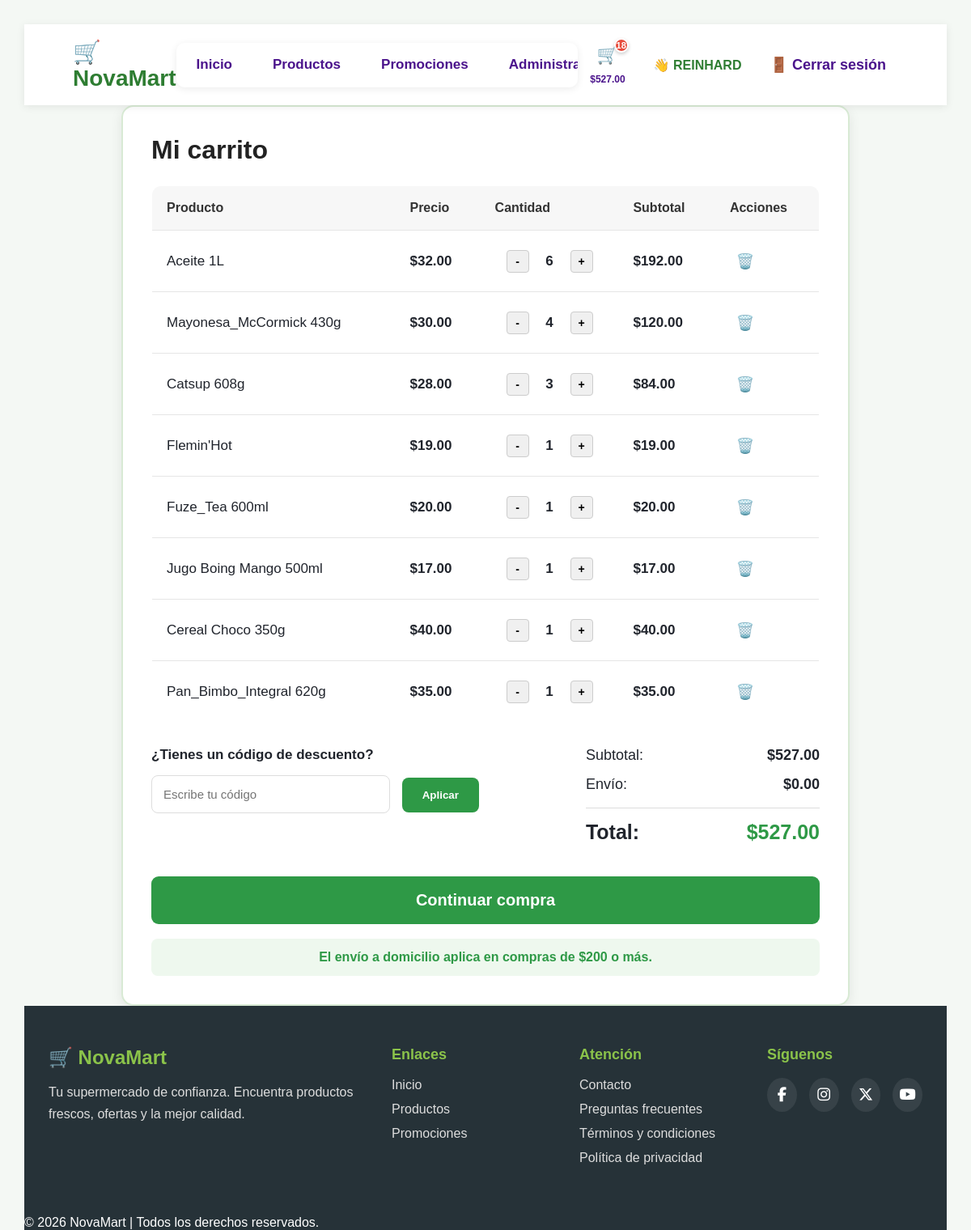
/Pagcarrito/carrito.php (signed in), run on the app's committed database.
### tables this page shows
CREATE TABLE `carrito` (
  `id_carrito` int(11) NOT NULL,
  `id_usuario` int(11) NOT NULL,
  `id_producto` int(11) NOT NULL,
  `cantidad` int(11) NOT NULL DEFAULT 1
);

CREATE TABLE `productos` (
  `id_producto` int(11) NOT NULL,
  `nombre` varchar(100) NOT NULL,
  `descripcion` text DEFAULT NULL,
  `precio` decimal(10,2) NOT NULL,
  `stock` int(11) NOT NULL DEFAULT 0,
  `imagen` varchar(255) DEFAULT NULL,
  `id_categoria` int(11) DEFAULT NULL
);

### Pagcarrito/carrito.php (the view, shortened to what this page needs)
<?php
include "../PagProductos/conexionProducto.php";
$id_usuario = $_SESSION['id_usuario'];
$sql = "SELECT productos.id_producto, productos.nombre, productos.precio, carrito.cantidad
        FROM carrito
        INNER JOIN productos ON carrito.id_producto = productos.id_producto
        WHERE carrito.id_usuario = ?";
$stmt = $conexion->prepare($sql);
$stmt->bind_param("i", $id_usuario);
$stmt->execute();
$resultado = $stmt->get_result();
$subtotal = 0;
$items = [];
while ($fila = $resultado->fetch_assoc()) {
    $fila['subtotal'] = $fila['precio'] * $fila['cantidad'];
    $subtotal += $fila['subtotal'];
    $items[] = $fila;
}
$costo_envio = ($subtotal >= 200 || $subtotal == 0) ? 0 : 50;
$total_final = $subtotal + $costo_envio;
?>
<!DOCTYPE html>
<html lang="es">
<head>
    <link rel="stylesheet" href="../estilos/estiloCarrito.css">
    <link rel="stylesheet" href="../estilos/estiloFooter.css">
    <link rel="stylesheet" href="../estilos/estiloHeader.css">
</head>
<body>
<?php include '../PagHeader/header.php'; ?>
    <main>
        <section class="contenedor-carrito">
            <h1>Mi carrito</h1>
            <table>
                <thead>
                    <tr>
                        <th>Producto</th>
                        <th>Precio</th>
                        <th>Cantidad</th>
                        <th>Subtotal</th>
                        <th>Acciones</th>
                    </tr>
                </thead>
                <tbody>
                    <?php if (count($items) > 0): ?>
                        <?php foreach ($items as $prod): ?>
                            <tr>
                                <td><?php echo htmlspecialchars($prod['nombre']); ?></td>
                                <td>$<?php echo number_format($prod['precio'], 2); ?></td>
                                <td>
                            <form action="actualizar_carrito.php" method="POST" class="form-cantidad">
                                 <button type="submit" name="accion" value="restar" class="btn-cant">-</button>
                                <span class="num-cant"><?php echo $prod['cantidad']; ?></span>
                                <button type="submit" name="accion" value="sumar" class="btn-cant">+</button>
                            </form>
                            </td>
                                <td>$<?php echo number_format($prod['subtotal'], 2); ?></td>
                            <td>
                        <form action="actualizar_carrito.php" method="POST" style="margin: 0;">
                            <button type="submit" name="accion" value="eliminar" class="btn-eliminar" onclick="return confirm('¿Deseas quitar este producto?');">
                                🗑️
                            </button>
                        </form>
                    </td>
                </tr>
                        <?php endforeach; ?>
                    <?php else: ?>
                        <tr>
                            <td colspan="5" style="text-align: center; padding: 20px;">Tu carrito está vacío 🛒</td>
                        </tr>
                    <?php endif; ?>
                </tbody>
            </table>
            <div class="zona-inferior">
                <div class="cupon">
                    <p>¿Tienes un código de descuento?</p>
                    <input type="text" placeholder="Escribe tu código">
                    <button>Aplicar</button>
                </div>
                <div class="resumen">
                    <p>Subtotal: <strong>$<?php echo number_format($subtotal, 2); ?></strong></p>
                    <p>Envío: <strong>$<?php echo number_format($costo_envio, 2); ?></strong></p>
                    <h2>Total: <span>$<?php echo number_format($total_final, 2); ?></span></h2>
                </div>
            </div>
            <button class="btn-comprar" onclick="window.location.href='../Pedido/pagPedido.php'">
                Continuar compra
            </button>
            <div class="aviso">
                El envío a domicilio aplica en compras de $200 o más.
            </div>
        </section>
    </main>
<?php include '../PagHeader/footer.php'; ?>
</body>
</html>

### estilos/estiloCarrito.css (style rules this page uses)
html, body { height:100%; }
body { min-height:100vh; display:flex; flex-direction:column; }
main { flex:1; }
* { margin: 0; padding: 0; box-sizing: border-box; }
body { font-family: Arial, Helvetica, sans-serif; background-color: #f3f8f1; color: #222; padding: 30px; }
.contenedor-carrito { max-width: 900px; margin: auto; background-color: white; padding: 35px; border-radius: 15px; border: 2px solid #d8ead4; box-shadow: 0 4px 15px rgba(0, 0, 0, 0.08); }
.contenedor-carrito h1 { font-size: 32px; margin-bottom: 25px; color: #222; }
table { width: 100%; border-collapse: collapse; border: 1px solid #e5e5e5; border-radius: 12px; overflow: hidden; margin-bottom: 30px; }
th { background-color: #f7f7f7; color: #333; text-align: left; padding: 18px; font-size: 16px; }
td { padding: 20px 18px; border-top: 1px solid #e6e6e6; font-size: 17px; vertical-align: middle; }
td:nth-child(2), td:nth-child(4) { font-weight: bold; }
td button { width: 38px; height: 35px; border: 1px solid #ddd; background-color: white; font-size: 18px; cursor: pointer; border-radius: 6px; }
td span { display: inline-block; width: 35px; text-align: center; font-weight: bold; }
.zona-inferior { display: flex; justify-content: space-between; gap: 30px; margin-top: 25px; margin-bottom: 30px; }
.cupon { width: 55%; }
.cupon p { font-weight: bold; margin-bottom: 15px; font-size: 17px; }
.cupon input { width: 65%; padding: 14px; border: 1px solid #ddd; border-radius: 8px; font-size: 15px; outline: none; }
.cupon button { padding: 14px 25px; margin-left: 10px; border: none; background-color: #2e9946; color: white; font-weight: bold; border-radius: 8px; cursor: pointer; }
.resumen { width: 35%; font-size: 18px; }
.resumen p { display: flex; justify-content: space-between; margin-bottom: 15px; }
.resumen h2 { display: flex; justify-content: space-between; margin-top: 18px; padding-top: 15px; border-top: 1px solid #ddd; font-size: 25px; }
.resumen span { color: #2e9946; }
.btn-comprar { width: 100%; padding: 18px; background-color: #2e9946; color: white; border: none; border-radius: 9px; font-size: 20px; font-weight: bold; cursor: pointer; margin-top: 10px; }
.aviso { margin-top: 18px; background-color: #eef8ee; color: #2e9946; padding: 14px; border-radius: 8px; text-align: center; font-weight: bold; }
.form-cantidad { display: flex; align-items: center; justify-content: center; gap: 8px; margin: 0; }
.btn-cant { background-color: #f0f0f0; border: 1px solid #ccc; border-radius: 4px; width: 28px; height: 28px; font-size: 14px; font-weight: bold; cursor: pointer; display: inline-flex; align-items: center; justify-content: center; }
.btn-eliminar { background: transparent; border: none; font-size: 18px; cursor: pointer; padding: 4px; }

### estilos/estiloHeader.css (style rules this page uses)
body { margin: 0; font-family: Arial, Helvetica, sans-serif; background-color: #f4f8f4; color: #20242c; }

### data on the page
carrito: id_producto.nombre "Aceite 1L", id_producto.precio "32.00", cantidad "6", subtotal "192.00"
carrito: id_producto.nombre "Mayonesa_McCormick 430g", id_producto.precio "30.00", cantidad "4", subtotal "120.00"
carrito: id_producto.nombre "Catsup 608g", id_producto.precio "28.00", cantidad "3", subtotal "84.00"
carrito: id_producto.nombre "Flemin'Hot", id_producto.precio "19.00", cantidad "1", subtotal "19.00"
carrito: id_producto.nombre "Fuze_Tea 600ml", id_producto.precio "20.00", cantidad "1", subtotal "20.00"
carrito: id_producto.nombre "Jugo Boing Mango 500ml", id_producto.precio "17.00", cantidad "1", subtotal "17.00"
carrito: id_producto.nombre "Cereal Choco 350g", id_producto.precio "40.00", cantidad "1", subtotal "40.00"
carrito: id_producto.nombre "Pan_Bimbo_Integral 620g", id_producto.precio "35.00", cantidad "1", subtotal "35.00"

### other printed values
$total_items "18"
$monto_total "527.00"
$_SESSION["nombre"] "REINHARD"
$subtotal "527.00"
$costo_envio "0.00"
$total_final "527.00"
